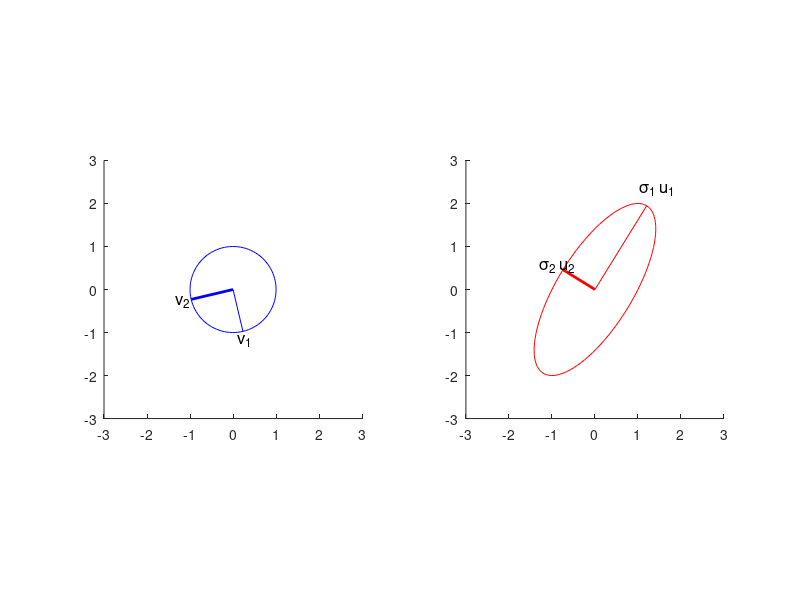

Recreate this plot in MATLAB.
%
% svd_notes.m
% Carl Tape, GEOS 627, Inverse Problems and Parameter Estimation
%
% Illustration of the geometrical meaning of the singular value
% decomposition, using a 2D example.
%

clc, clear, close all

% pick a matrix
%A = [1 1.5 ; 0 1]
A = randi([-2 2],2,2)

% singular value decomposition
[U,S,V] = svd(A)
U*S*V'

s1 = S(1,1);
s2 = S(2,2);
v1 = V(:,1);
v2 = V(:,2);
u1 = U(:,1);
u2 = U(:,2);

% unit circle for plotting
R = 1;
n = 100;
t = linspace(0,2*pi,n);
x = R*cos(t);
y = R*sin(t);
Vx = [x ; y];

ax0 = 3*[-1 1 -1 1];
figure; nr=1; nc=2; f = 1.2; fsize = 12;

subplot(nr,nc,1); hold on;
plot(Vx(1,:),Vx(2,:),'b-'); axis equal, axis(ax0);
plot([0 v1(1)],[0 v1(2)],'b',[0 v2(1)],[0 v2(2)],'b','linewidth',2);
text(f*v1(1),f*v1(2),'v_1','fontsize',fsize,'horizontalalignment','center');
text(f*v2(1),f*v2(2),'v_2','fontsize',fsize,'horizontalalignment','center');

Ux = A*Vx;      % for plotting
su1 = s1*u1;
su2 = s2*u2;

subplot(nr,nc,2); hold on;
plot(Ux(1,:),Ux(2,:),'r'); axis equal, axis(ax0);
%plot([0 u1(1)],[0 u1(2)],'r',[0 u2(1)],[0 u2(2)],'r','linewidth',2);
%text(f*u1(1),f*u1(2),'u_1','fontsize',fsize,'horizontalalignment','center');
%text(f*u2(1),f*u2(2),'u_2','fontsize',fsize,'horizontalalignment','center');
plot([0 su1(1)],[0 su1(2)],'r',[0 su2(1)],[0 su2(2)],'r','linewidth',2);
text(f*su1(1),f*su1(2),'\sigma_1 u_1','fontsize',fsize,'horizontalalignment','center');
text(f*su2(1),f*su2(2),'\sigma_2 u_2','fontsize',fsize,'horizontalalignment','center');